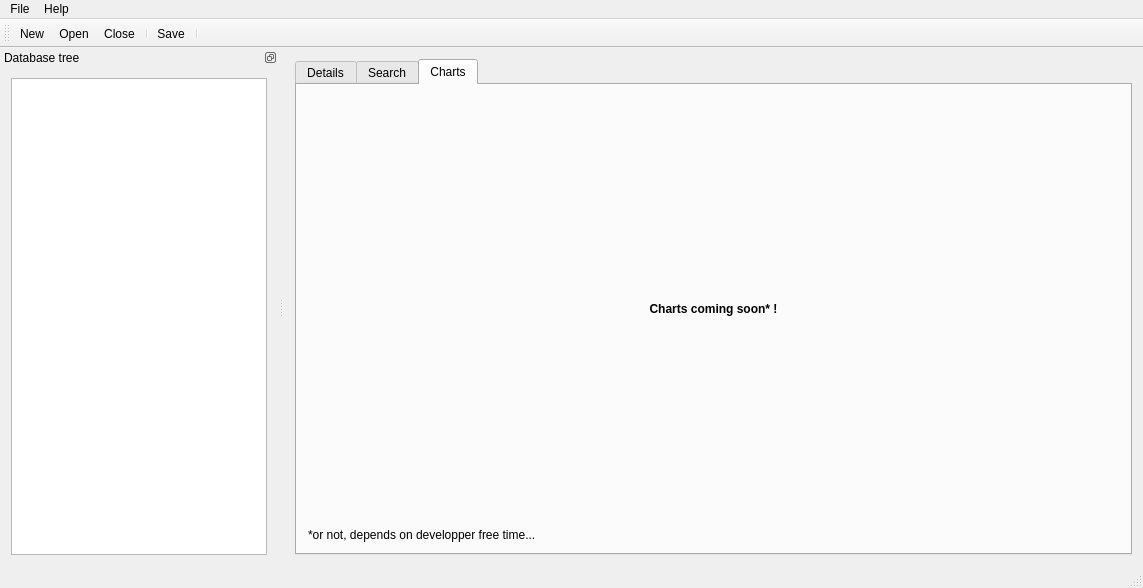
<?xml version="1.0" encoding="UTF-8"?>
<ui version="4.0">
 <class>MainWindow</class>
 <widget class="QMainWindow" name="MainWindow">
  <property name="geometry">
   <rect>
    <x>0</x>
    <y>0</y>
    <width>1143</width>
    <height>588</height>
   </rect>
  </property>
  <property name="windowTitle">
   <string>Picsou</string>
  </property>
  <property name="windowIcon">
   <iconset resource="../picsou.qrc">
    <normaloff>:/resources/euro-money-80x80.png</normaloff>:/resources/euro-money-80x80.png</iconset>
  </property>
  <widget class="QWidget" name="centralWidget">
   <layout class="QGridLayout" name="gridLayout">
    <item row="0" column="0">
     <widget class="QTabWidget" name="tab_widget">
      <property name="tabShape">
       <enum>QTabWidget::Rounded</enum>
      </property>
      <property name="currentIndex">
       <number>2</number>
      </property>
      <widget class="QWidget" name="details_tab">
       <attribute name="icon">
        <iconset resource="../picsou.qrc">
         <normaloff>:/resources/material-design/svg/information-outline.svg</normaloff>:/resources/material-design/svg/information-outline.svg</iconset>
       </attribute>
       <attribute name="title">
        <string>Details</string>
       </attribute>
      </widget>
      <widget class="QWidget" name="search_tab">
       <attribute name="icon">
        <iconset resource="../picsou.qrc">
         <normaloff>:/resources/material-design/svg/magnify.svg</normaloff>:/resources/material-design/svg/magnify.svg</iconset>
       </attribute>
       <attribute name="title">
        <string>Search</string>
       </attribute>
       <layout class="QVBoxLayout" name="verticalLayout"/>
      </widget>
      <widget class="QWidget" name="graph_tab">
       <attribute name="icon">
        <iconset resource="../picsou.qrc">
         <normaloff>:/resources/material-design/svg/chart-areaspline.svg</normaloff>:/resources/material-design/svg/chart-areaspline.svg</iconset>
       </attribute>
       <attribute name="title">
        <string>Charts</string>
       </attribute>
       <layout class="QVBoxLayout" name="verticalLayout_3">
        <item>
         <widget class="QLabel" name="label">
          <property name="text">
           <string>&lt;html&gt;&lt;head/&gt;&lt;body&gt;&lt;p align=&quot;center&quot;&gt;&lt;span style=&quot; font-weight:600;&quot;&gt;Charts coming soon* !&lt;/span&gt;&lt;/p&gt;&lt;/body&gt;&lt;/html&gt;</string>
          </property>
         </widget>
        </item>
        <item>
         <widget class="QLabel" name="label_2">
          <property name="sizePolicy">
           <sizepolicy hsizetype="Preferred" vsizetype="Maximum">
            <horstretch>0</horstretch>
            <verstretch>0</verstretch>
           </sizepolicy>
          </property>
          <property name="text">
           <string>*or not, depends on developper free time...</string>
          </property>
         </widget>
        </item>
       </layout>
      </widget>
     </widget>
    </item>
   </layout>
  </widget>
  <widget class="QMenuBar" name="menu_bar">
   <property name="geometry">
    <rect>
     <x>0</x>
     <y>0</y>
     <width>1143</width>
     <height>20</height>
    </rect>
   </property>
   <widget class="QMenu" name="file_menu">
    <property name="title">
     <string>File</string>
    </property>
    <addaction name="separator"/>
    <addaction name="action_new"/>
    <addaction name="action_open"/>
    <addaction name="action_close"/>
    <addaction name="separator"/>
    <addaction name="action_save"/>
    <addaction name="action_save_as"/>
    <addaction name="separator"/>
    <addaction name="action_quit"/>
   </widget>
   <widget class="QMenu" name="help_menu">
    <property name="title">
     <string>Help</string>
    </property>
    <addaction name="action_about_picsou"/>
    <addaction name="action_about_qt"/>
    <addaction name="separator"/>
    <addaction name="action_star_me_on_github"/>
    <addaction name="action_license"/>
   </widget>
   <addaction name="file_menu"/>
   <addaction name="help_menu"/>
  </widget>
  <widget class="QToolBar" name="toolbar">
   <attribute name="toolBarArea">
    <enum>TopToolBarArea</enum>
   </attribute>
   <attribute name="toolBarBreak">
    <bool>false</bool>
   </attribute>
   <addaction name="action_new"/>
   <addaction name="action_open"/>
   <addaction name="action_close"/>
   <addaction name="separator"/>
   <addaction name="action_save"/>
   <addaction name="separator"/>
  </widget>
  <widget class="QStatusBar" name="statusbar"/>
  <widget class="QDockWidget" name="tree_dock">
   <property name="windowIcon">
    <iconset resource="../picsou.qrc">
     <normaloff>:/resources/material-design/svg/file-tree.svg</normaloff>:/resources/material-design/svg/file-tree.svg</iconset>
   </property>
   <property name="features">
    <set>QDockWidget::DockWidgetFloatable</set>
   </property>
   <property name="allowedAreas">
    <set>Qt::LeftDockWidgetArea|Qt::RightDockWidgetArea</set>
   </property>
   <property name="windowTitle">
    <string>Database tree</string>
   </property>
   <attribute name="dockWidgetArea">
    <number>1</number>
   </attribute>
   <widget class="QWidget" name="dockWidgetContents">
    <layout class="QVBoxLayout" name="verticalLayout_2">
     <item>
      <widget class="QTreeWidget" name="tree">
       <property name="animated">
        <bool>true</bool>
       </property>
       <attribute name="headerVisible">
        <bool>false</bool>
       </attribute>
       <column>
        <property name="text">
         <string notr="true">1</string>
        </property>
       </column>
      </widget>
     </item>
    </layout>
   </widget>
  </widget>
  <action name="action_open">
   <property name="icon">
    <iconset resource="../picsou.qrc">
     <normaloff>:/resources/material-design/svg/folder-open.svg</normaloff>:/resources/material-design/svg/folder-open.svg</iconset>
   </property>
   <property name="text">
    <string>Open...</string>
   </property>
   <property name="shortcut">
    <string>Ctrl+O</string>
   </property>
  </action>
  <action name="action_quit">
   <property name="icon">
    <iconset resource="../picsou.qrc">
     <normaloff>:/resources/material-design/svg/exit-to-app.svg</normaloff>:/resources/material-design/svg/exit-to-app.svg</iconset>
   </property>
   <property name="text">
    <string>Quit</string>
   </property>
   <property name="shortcut">
    <string>Ctrl+Q</string>
   </property>
  </action>
  <action name="action_close">
   <property name="icon">
    <iconset resource="../picsou.qrc">
     <normaloff>:/resources/material-design/svg/folder-remove.svg</normaloff>:/resources/material-design/svg/folder-remove.svg</iconset>
   </property>
   <property name="text">
    <string>Close</string>
   </property>
   <property name="shortcut">
    <string>Ctrl+W</string>
   </property>
  </action>
  <action name="action_about_picsou">
   <property name="icon">
    <iconset resource="../picsou.qrc">
     <normaloff>:/resources/material-design/svg/currency-eur.svg</normaloff>:/resources/material-design/svg/currency-eur.svg</iconset>
   </property>
   <property name="text">
    <string>About Picsou...</string>
   </property>
  </action>
  <action name="action_about_qt">
   <property name="icon">
    <iconset resource="../picsou.qrc">
     <normaloff>:/resources/qt_extended_48x48.png</normaloff>:/resources/qt_extended_48x48.png</iconset>
   </property>
   <property name="text">
    <string>About Qt...</string>
   </property>
  </action>
  <action name="action_star_me_on_github">
   <property name="icon">
    <iconset resource="../picsou.qrc">
     <normaloff>:/resources/material-design/svg/github-box.svg</normaloff>:/resources/material-design/svg/github-box.svg</iconset>
   </property>
   <property name="text">
    <string>Star me on Github...</string>
   </property>
  </action>
  <action name="action_save">
   <property name="icon">
    <iconset resource="../picsou.qrc">
     <normaloff>:/resources/material-design/svg/content-save.svg</normaloff>:/resources/material-design/svg/content-save.svg</iconset>
   </property>
   <property name="text">
    <string>Save</string>
   </property>
   <property name="shortcut">
    <string>Ctrl+S</string>
   </property>
  </action>
  <action name="action_save_as">
   <property name="text">
    <string>Save as...</string>
   </property>
   <property name="shortcut">
    <string>Ctrl+Shift+S</string>
   </property>
  </action>
  <action name="action_new">
   <property name="icon">
    <iconset resource="../picsou.qrc">
     <normaloff>:/resources/material-design/svg/folder-plus.svg</normaloff>:/resources/material-design/svg/folder-plus.svg</iconset>
   </property>
   <property name="text">
    <string>New...</string>
   </property>
   <property name="shortcut">
    <string>Ctrl+N</string>
   </property>
  </action>
  <action name="action_license">
   <property name="icon">
    <iconset resource="../picsou.qrc">
     <normaloff>:/resources/material-design/svg/book-open.svg</normaloff>:/resources/material-design/svg/book-open.svg</iconset>
   </property>
   <property name="text">
    <string>License information...</string>
   </property>
  </action>
 </widget>
 <layoutdefault spacing="6" margin="11"/>
 <resources>
  <include location="../picsou.qrc"/>
 </resources>
 <connections/>
</ui>
